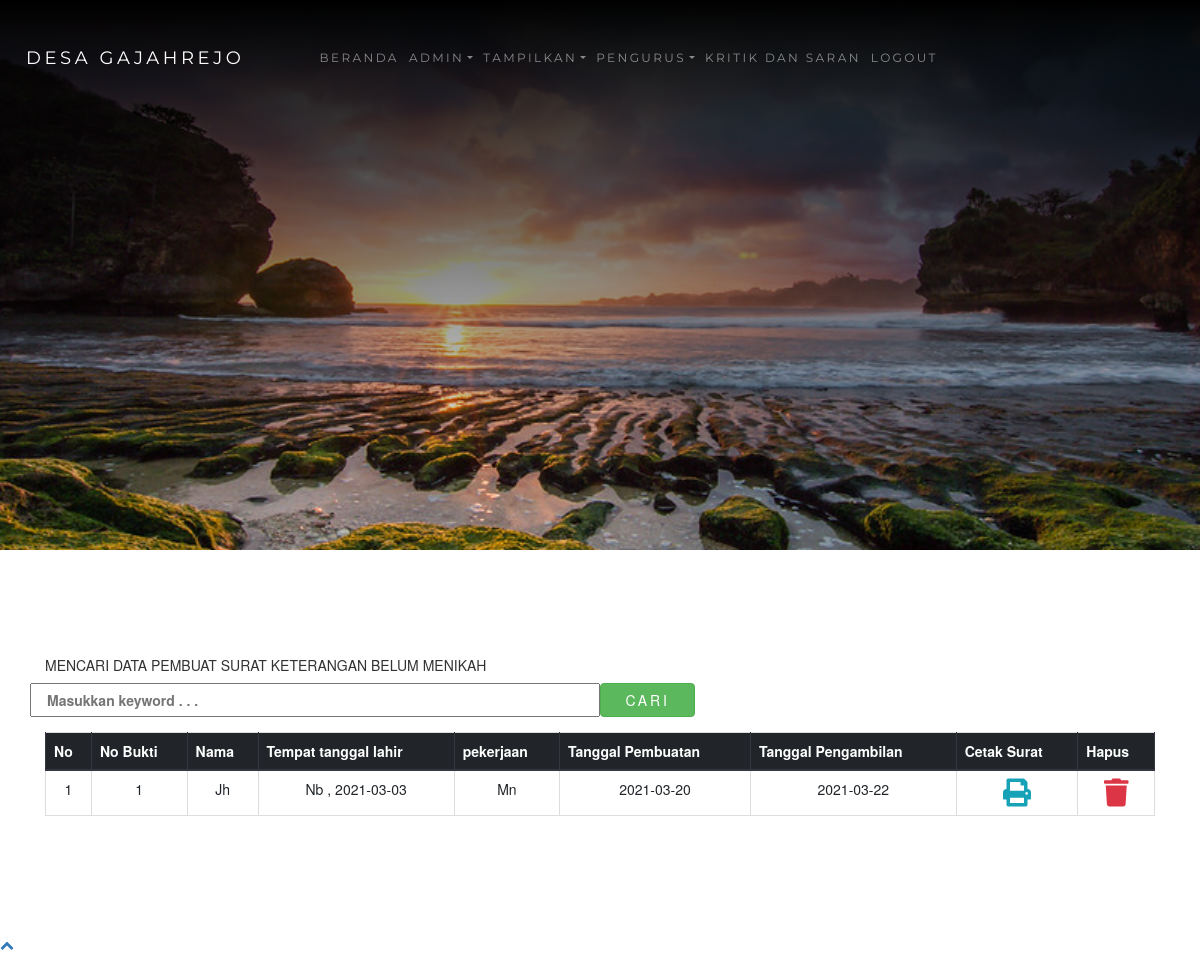
The page /admin.php?halaman=nikah (signed in) on the database its author committed.
### tables this page shows
CREATE TABLE `nikah` (
  `id` int(11) NOT NULL,
  `nama` varchar(300) NOT NULL,
  `nik` varchar(100) NOT NULL,
  `tempat_lahir` varchar(100) NOT NULL,
  `tanggal_lahir` date NOT NULL,
  `jk` enum('L','P','','') NOT NULL,
  `pekerjaan` varchar(300) NOT NULL,
  `agama` varchar(100) NOT NULL,
  `kewarganegaraan` varchar(100) NOT NULL,
  `rt` varchar(5) NOT NULL,
  `rw` varchar(5) NOT NULL,
  `desa` varchar(100) NOT NULL,
  `kecamatan` varchar(100) NOT NULL,
  `kabupaten` varchar(100) NOT NULL,
  `keperluan` varchar(300) NOT NULL,
  `tgl_buat` date NOT NULL,
  `tgl_ambil` date NOT NULL
);

### functions.php (called while the page is built, shortened)
<?php
$conn = mysqli_connect("localhost", "root", "", "ta_web");
function query($query)
{
    global $conn;
    $result = mysqli_query($conn, $query);
    $rows = [];
    while ($row = mysqli_fetch_assoc($result)) {
        $rows[] = $row;
    }
    return $rows;
}

### pembuat_nikah.php (the view, shortened to what this page needs)
<?php
require 'functions.php';
$nikah = query("SELECT * FROM nikah ORDER BY id DESC");
?>
<!DOCTYPE html>
<html lang="en">
<head>
</head>
<body>
    <div class="inner-page">
        <div class="slider-item" style="background-image: url('images/bg_admin.jpg');">
            <div class="container">
                <div class="row slider-text align-items-center justify-content-center">
                </div>
            </div>
        </div>
    </div>
    <section class="section blog">
        <div class="container">
            <form action="" method="post">
                <div class="form-group row font-weight-bold text-uppercase">
                    <h5 class="col-sm-12">Mencari data pembuat surat keterangan belum menikah</h5>
                    <input type="text" class="col-sm-6" placeholder="Masukkan keyword . . ." name="keyword" id="keyword" autocomplete="off">
                    <button type="submit" class="col-sm-1 btn btn-success" name="cari">Cari</button>
                </div>
            </form>
            <table class="table table-bordered text-center">
                <thead class="thead-dark">
                    <tr class="text-center">
                        <th>No</th>
                        <th>No Bukti</th>
                        <th>Nama</th>
                        <th>Tempat tanggal lahir</th>
                        <th>pekerjaan</th>
                        <th>Tanggal Pembuatan</th>
                        <th>Tanggal Pengambilan</th>
                        <th>Cetak Surat</th>
                        <th>Hapus</th>
                    </tr>
                </thead>
                <?php $i = 1; ?>
                <tbody>
                    <?php foreach ($nikah as $row) : ?>
                        <tr>
                            <td><?= $i; ?></td>
                            <td><?= $row["id"] ?></td>
                            <td><?= $row["nama"] ?></td>
                            <td><?= $row["tempat_lahir"] ?> , <?= $row["tanggal_lahir"] ?></td>
                            <td><?= $row["pekerjaan"] ?></td>
                            <td><?= $row["tgl_buat"] ?></td>
                            <td><?= $row["tgl_ambil"] ?></td>
                            <td><a href="cetak_nikah.php?id=<?= $row["id"]; ?>" target="_blank" i class="fas fa-print text-info fa-2x"></i></a></td>
                            <td><a href="hapus.php?id=<?= $row["id"]; ?>&hapus=nikah" onclick="return confirm('Mau dihapus ?')"><i class="fas fa-trash text-danger fa-2x"></i></a></td>
                        </tr>
                        <?php $i++; ?>
                    <?php endforeach; ?>
                </tbody>
            </table>
        </div>
    </section>
</body>
</html>

### rows shown on the page
nikah: id "1", nama "Jh", tempat_lahir "Nb", tanggal_lahir "2021-03-03", pekerjaan "Mn", tgl_buat "2021-03-20", tgl_ambil "2021-03-22"
